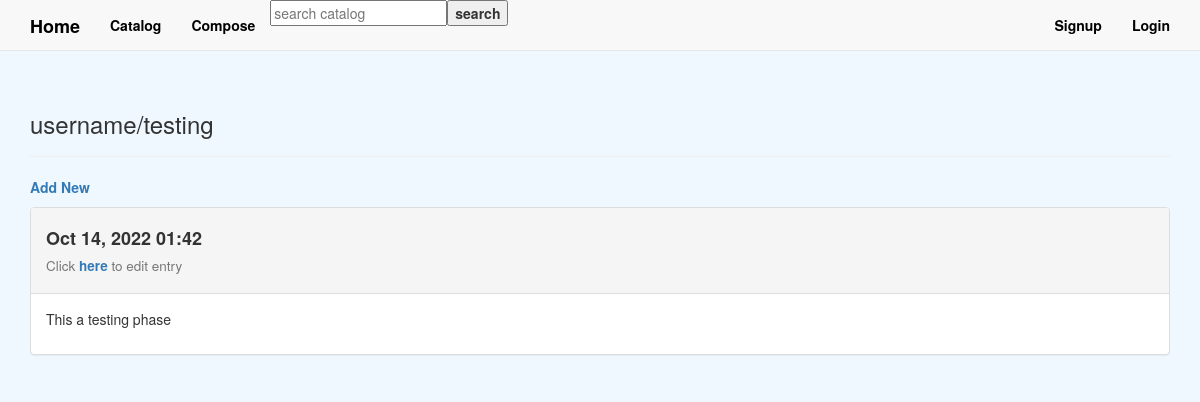
The page /topics/29/ (signed in) on the database as committed earlier.
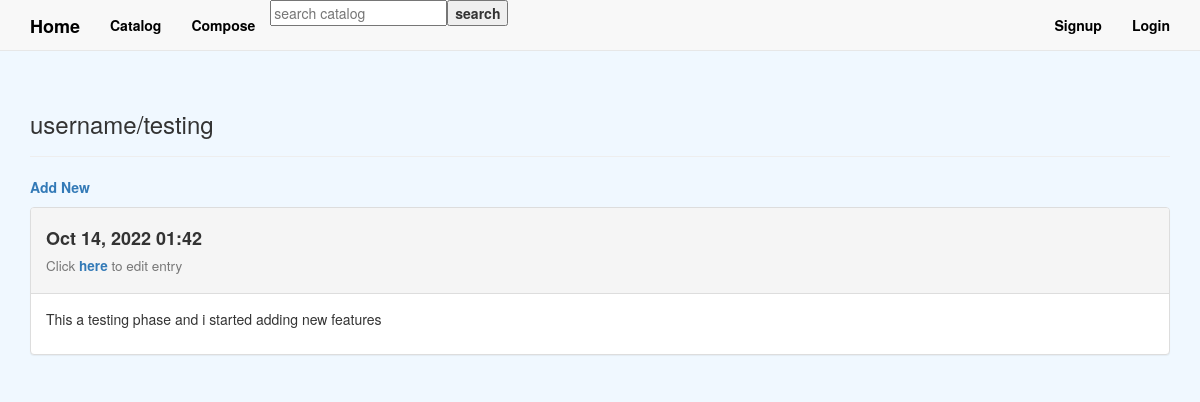
The same page on the database as committed later.
### learning_logs/models.py (models this page shows, shortened)
class Topic(models.Model):
    text = models.CharField(max_length=500)
    date_added = models.DateTimeField(auto_now_add=True)
    owner = models.ForeignKey(User, null=True, on_delete=models.SET_NULL)
    def __str__(self):
        return self.text

class Entry(models.Model):
    topic = models.ForeignKey(Topic, null=True, on_delete=models.SET_NULL)
    text = models.TextField()
    date_added = models.DateTimeField(auto_now_add=True)
    class Meta:
        verbose_name_plural = 'entries'

### learning_logs/views.py (the view)
# urls.py: path('topics/<int:Topic_id>/', views.topic, name='topic'),
@login_required
def topic(request, Topic_id):
    topic = Topic.objects.get(id=Topic_id)
    if topic.owner != request.user:
        raise Http404
    entries = topic.entry_set.order_by('-date_added')
    context = {
        "user" : request.user.username,
        'topic' : topic,
        'entries' : entries
    }
    return render(request, 'learning_logs/topic.html', context=context)

### learning_logs/template/learning_logs/topic.html (shortened to what this page needs)
{% extends "learning_logs/base.html" %}
{% block header %}
    <h3>
        {{ user }}/{{ topic }}
    </h3>
{% endblock header %}
{% block content %}
<p>
    <a href="{% url 'new_entry' topic.id %}"><b>Add New</b></a>
</p>
{% for entry in entries %}
    <div class="panel panel-default">
        <div class="panel-heading">
            <h4>
                <p><b>{{ entry.date_added|date:'M d, Y H:i' }}</b></p>
                <small>
                    <P>Click <a href="{% url 'edit_entry' entry.id %}"><b>here </b></a>to edit entry</P>
                </small>
            </h4>
        </div>
        <div class="panel-body">
            {{ entry.text|linebreaks }}
        </div>
    </div>
{% endfor %}
{% endblock content %}

### learning_logs/template/learning_logs/base.html (shortened to what this page needs)
{% load bootstrap3 %}
{% load static %}
<!DOCTYPE html>
<html lang="en-US">
    <head>
        {% bootstrap_css %}
    </head>
    <body style="background-color:aliceblue !important;">
        <nav class="navbar navbar-default navbar-static-top">
        <div class="container">
            <div class="navbar-header">
                    <a class="navbar-brand" href="{% url 'Home' %}" style="color: black;"><b>Home</b></a>
            </div>
            <div id="navbar" class="navbar-collapse collapse">
                <ul class="nav navbar-nav">
                    <li><a href="{% url 'Topic' %}"  style="color: black;"><b>Catalog</b></a></li>
                </ul>
                <ul class="nav navbar-nav">
                    <li><a href="{% url 'new_topic' %}" style="color: black;"><b>Compose</b></a></li>
                </ul>
                <div><ul class="nav navbar-nav">
                    <li><form action="{% url 'search' %}"><input type="text" placeholder="search catalog" name="query" required="true"><button><b>search</b></button></form></li>
                </ul></div>
                <ul class="nav navbar-nav navbar-right">
                    {% if user.is_authenticated %}
                        <li><a><strong>{{ user.username }}</strong></a></li>
                        <li><a href=""  style="color: black;"><b>Profile</b></a></li>
                        <li><a href="{% url 'logout' %}"  style="color: black;"><b>Logout</b></a></li>
                    {% else %}
                        <li><a href="{% url 'register' %}" style="color: black;"><b>Signup</b></a></li>
                        <li><a href="{% url 'login' %}" style="color: black;"><b>Login</b></a></li>
                    {% endif %}
                </ul>
            </div>
        </div>
        </nav>
        <div class="container">
            <div class="page-header">
                {% block header %}
                {% endblock header %}
            </div>
            <div>
                {% block content %}
                {% endblock content %}
            </div>
        </div>
    </body>
</html>

### learning_logs/template/learning_logs/base.html (style rules this page uses)
body { background-image: url("https://live.staticflickr.com/8147/7501146568_7e35fe489f_b.jpg"); }

Rows that differ between the two databases and show on the page:
changed Entry: text "This a testing phase" → "This a testing phase and i started adding new features"
